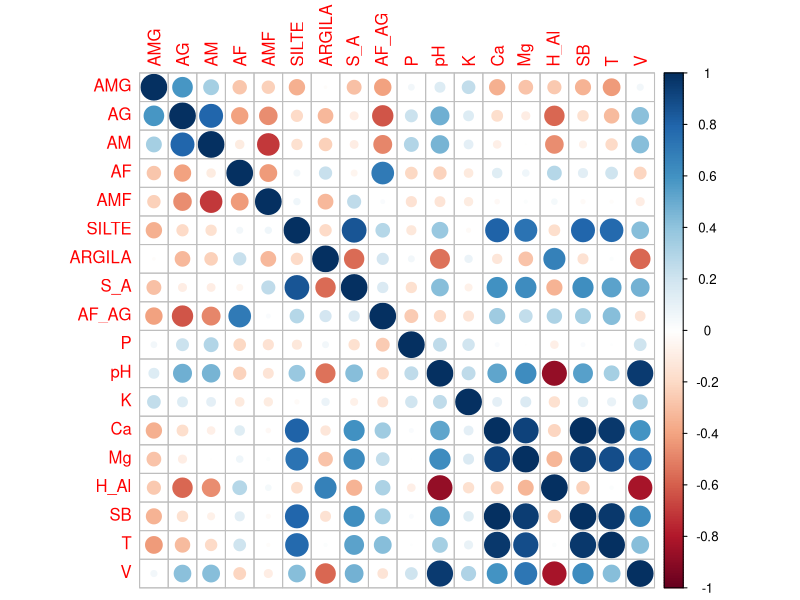
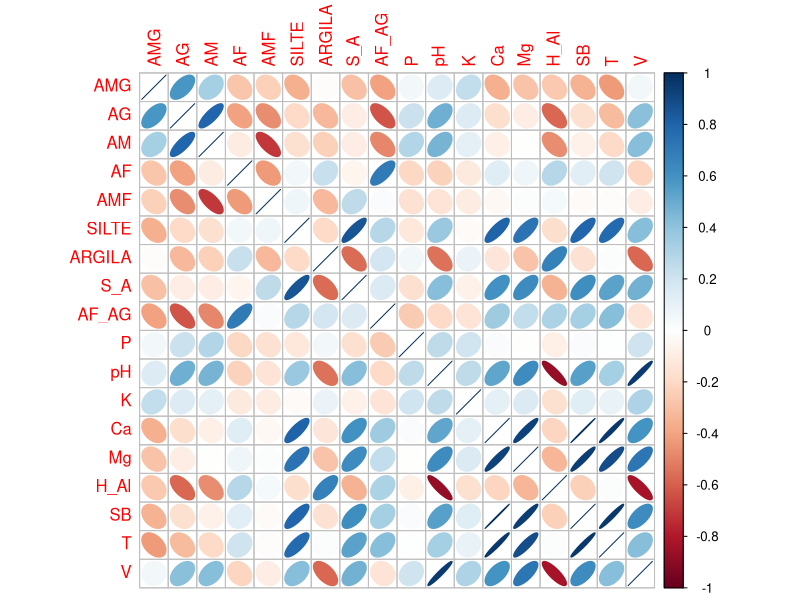
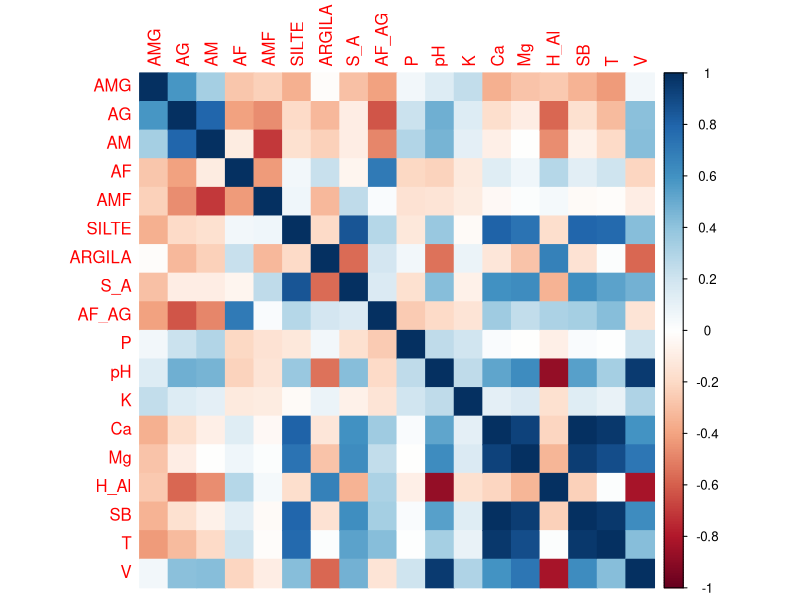
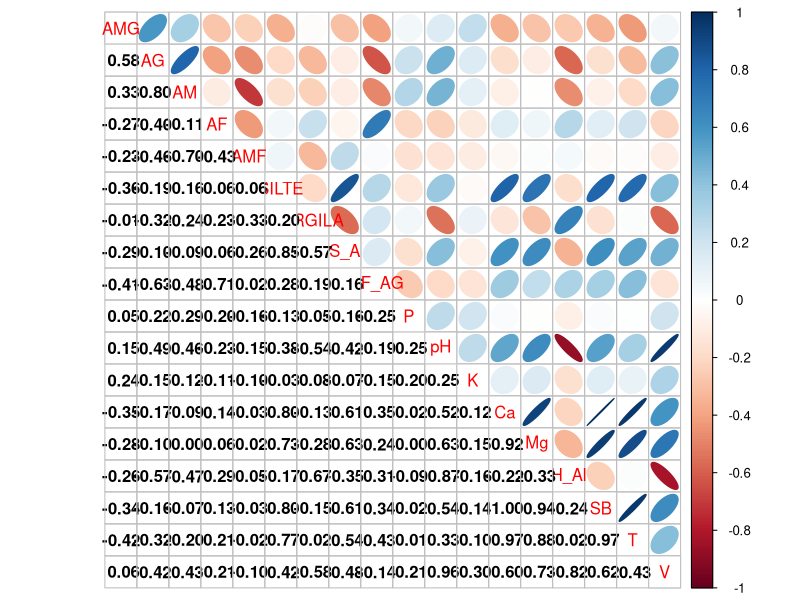
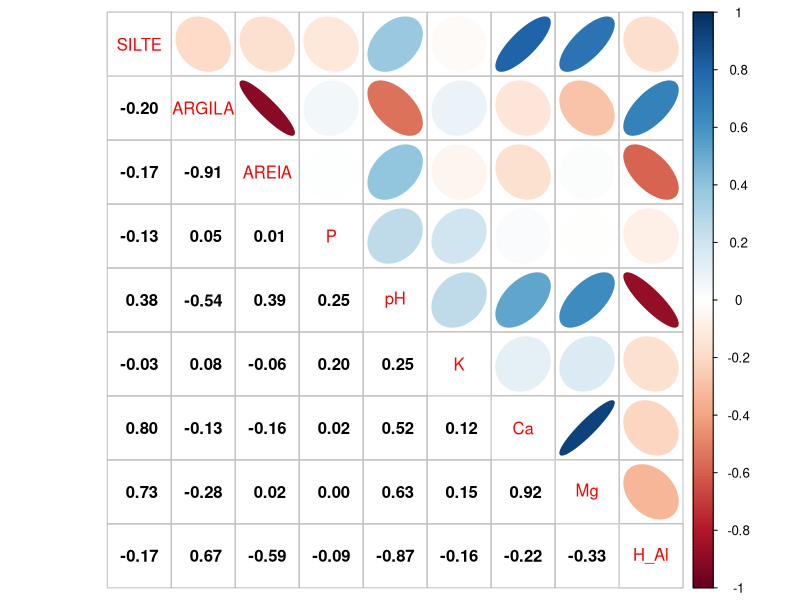
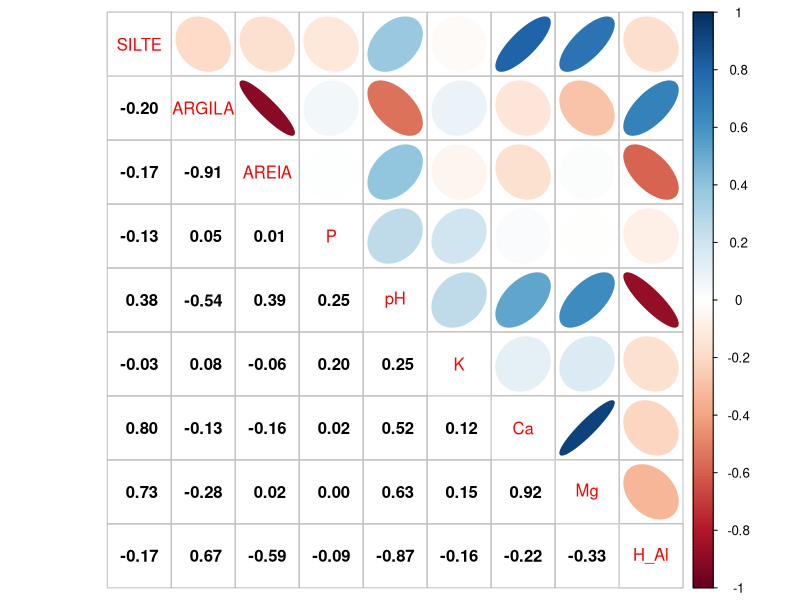
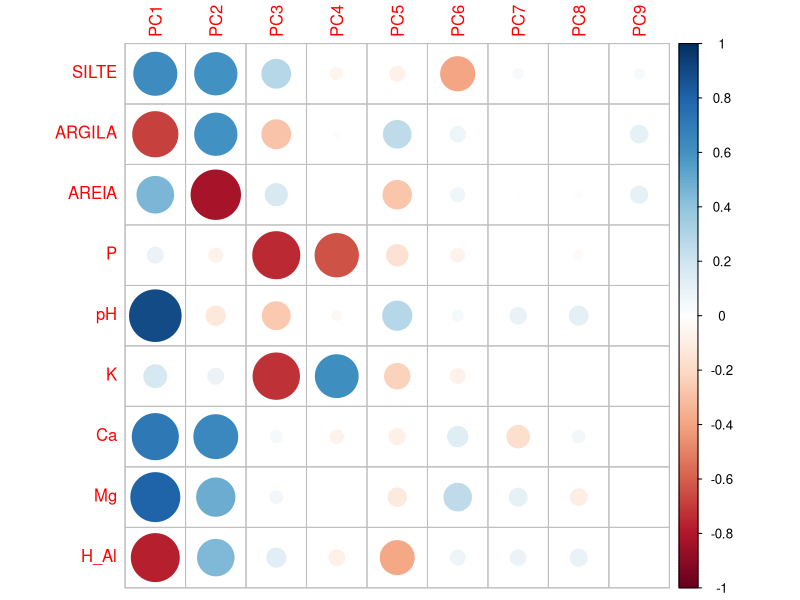
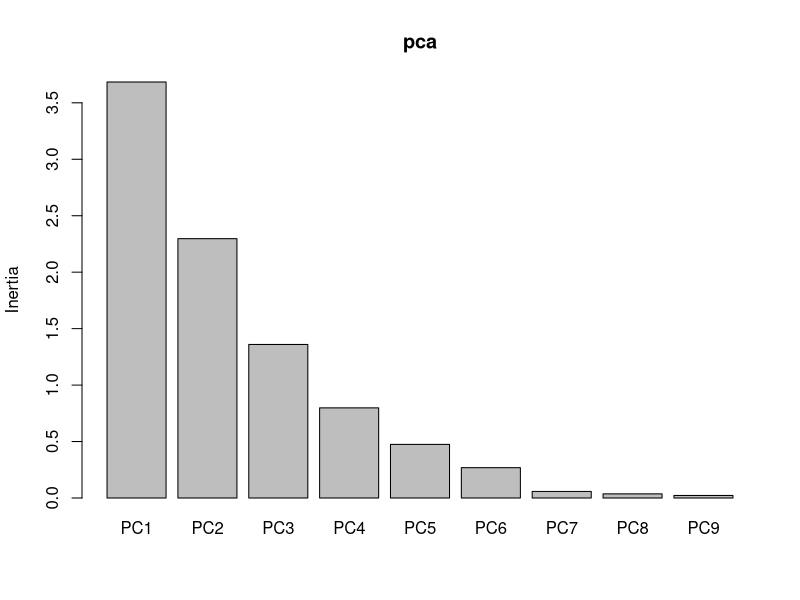

R code for these plots, in order:
# Análise de componentes Principais
# Ler o banco de dados de Geomorfologia
geomorfologia <- read.table("data/geomorfologia.txt",h=TRUE)

# Filtrar somente as variáveis numéricas desse banco de dados
geomorfo_num <- geomorfologia[5:22]

# Criar a matriz de correlação linear entre as variáveis
matriz_corr <- cor(geomorfo_num, use ="complete.obs")

# Visualização pelo corrplot
library(corrplot)
corrplot(matriz_corr)
corrplot(matriz_corr, method = "ellipse")
corrplot(matriz_corr, method = "color")
corrplot.mixed(matriz_corr,upper = "ellipse",
               lower.col = "black")

## Criar a variável AREIA = AMG+AG+AM+AF+AMF
geomorfo_num$AREIA <- geomorfo_num$AMG + geomorfo_num$AG +
  geomorfo_num$AM + geomorfo_num$AF + geomorfo_num$AMF
## Retirar AF_AG, SB, T, V
geomorfo_num <- geomorfo_num[c("SILTE","ARGILA","AREIA",
                               "P","pH","K","Ca","Mg","H_Al")]
matriz_corr <- cor(geomorfo_num, use ="complete.obs")
corrplot.mixed(matriz_corr,upper = "ellipse",
               lower.col = "black")

# padronizar o banco de dados
library(vegan)
geomorfo_pad <- decostand(geomorfo_num,
                          method = "standardize",
                          na.rm=TRUE)
# matriz de correlação não se altera
matriz_corr <- cor(geomorfo_pad, use ="complete.obs")
corrplot.mixed(matriz_corr,upper = "ellipse",
               lower.col = "black")


# Análise de Componentes Principais
pca <- prcomp(geomorfo_pad)
summary(pca)

# Extraindo os autovalores
eig <- pca$sdev^2
eig

# Variância Explicada
ve<-eig/sum(eig)
ve

# Variância Explicada acumulada
cumsum(ve)

# Estudar a contribuição de cada variável na componente
# principal
mc <- cor(geomorfo_pad, pca$x)
corrplot(mc)

# Screeplot
screeplot(pca)

#Biplot
da <- geomorfo_pad
grupos <- geomorfologia$Solo
pc1V<-cor(da,pca$x)[,1]/sd(cor(da,pca$x)[,1])
pc2V<-cor(da,pca$x)[,2]/sd(cor(da,pca$x)[,2])
pc1c<-pca$x[,1]/sd(pca$x[,1])
pc2c<-pca$x[,2]/sd(pca$x[,2])
nv<-ncol(da) # número de variáveis utilizadas na análise
plot(pc1V,pc2V,
     xlim=c(min(-3,pc1V,pc1c),
            max(pc1V,pc1c,5)),
     ylim=c(min(pc2V,pc2c),
            max(pc2V,pc2c)),pch="",las=1,
     xlab=paste("PC1 (",round(100*ve[1],2),"%)",sep=""),
     ylab=paste("PC2 (",round(100*ve[2],2),"%)",sep=""),
     font.lab=2)
abline(v=0,h=0)
arrows(rep(0,nv),rep(0,nv),pc1V*.90,pc2V*.90,lwd=1.5,length=.1)
text(pc1V,pc2V,names(pc1V),font=4)
lv<-as.factor(grupos);nlv<-levels(lv)

# Adicionando os identificadores dos acesso partir de uma variável categórica
for(i in 1:length(nlv)){
  ff<-lv==nlv[i]  
  # points(pc1c[ff],pc2c[ff],cex=1.3,col=i,pch=i+15) 
  # df$Municípios[ff]
  text(pc1c[ff],pc2c[ff],grupos[ff],cex=.8,col=i)}






